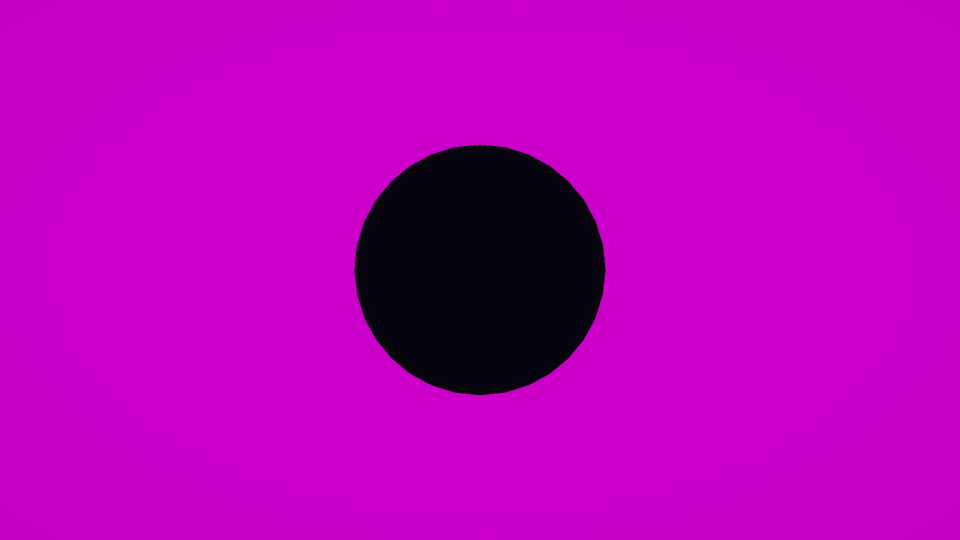
#> input picture SphereTest.png, 1920 x 1080 px (shown at 1/2 size)
$ python -i Batch31LocalPbrImportIntent.py   (imports and definitions only)
#> lines starting #> are read from the running program, lines starting #| are printed output that depends on the picture
#!/usr/bin/env python3
"""Static import-intent audit for Batch31 local PBR source bakes.

This is offline/source evidence only. It does not import Unity assets, create
meta files, edit materials, or claim visual acceptance. The output is a
machine-readable bridge between generated source packages and the later Unity
texture/material owner.
"""

from __future__ import annotations

import argparse
import csv
import datetime as _dt
import hashlib
import json
from dataclasses import asdict, dataclass
from pathlib import Path
from typing import Any

from PIL import Image, ImageChops, ImageStat


EVIDENCE_CLASS = "STATIC_SOURCE"
EVIDENCE_SCOPE = "STATIC_IMAGE_IMPORT_INTENT"
DEFAULT_INDEX = "Docs/GeneratedAssets/Batch31_LocalPBR/Batch31_LocalPBR_INDEX.json"
DEFAULT_OUT_PREFIX = "Docs/AssetAudit/BATCH31_LOCAL_PBR_IMPORT_INTENT_20260605"
EXPECTED_SOURCE_ROOT = Path("Docs/GeneratedAssets/Batch31_LocalPBR")

TARGET_MASK_CONTRACT = (
    "Production _MaskMap ARM R=AO G=Roughness B=Metallic; A is shader-specific "
    "(UberNoir emission/default1, Hecton_Master_Lit reserved/parallax height until owner fixes ARM emission); "
    "Hecton_Master_Lit requires _MasterShadowParams.w=3"
)
SOURCE_MRAO_CONTRACT = "Source package calls map MRAO; playbook allows R=Metallic G=Roughness/Smoothness B=AO A=Emission/Wetness"
SHADER_CONTRACT_EVIDENCE = (
    "Assets/_Project/Scripts/Editor/TextureChannelPacker/HectonMaskChannelPacker.cs:9: current packer contract R=AO G=Roughness B=Metallic A=Emission/default1",
    "Assets/_Project/Scripts/Editor/TextureChannelPacker/HectonArmTextureChannelPacker.cs:1130: mip output writes AO, roughness, metallic, 255",
    "Assets/_Project/Scripts/Editor/HectonMasterMaterialMigrator1615.cs:235,424-435: migrator serializes _MasterShadowParams.w from detected mask semantics; UberNoir _MaskMap -> layout 3 ARM, generic _MaskMap -> layout 1, _MraoMap -> layout 0",
    "Assets/_Project/Art/Shaders/Hecton_Master_Lit.shader:57,241-263: selectable mask layouts; layout 3 decodes ARM R=AO G=Roughness B=Metallic",
    "Static YAML scan: no current .mat/.prefab/.unity/.asset users of Hecton_Master_Lit GUID/name or serialized _MasterShadowParams were found on 2026-06-05",
    "Assets/_Project/Art/Shaders/Hecton_Master_Lit.shader:331-332: emission mask is enabled for layout 2 only; do not claim ARM alpha emission here",
    "Assets/_Project/Art/Shaders/Hecton8_UberNoir.hlsl:1741,1782,1822: _MaskMap ARM decode R=AO G=Roughness B=Metallic A=Emission",
    "Assets/_Project/Art/Shaders/Bakers/Hecton_MraoAtlasLit.shader:7,111-117: _MraoMap decode R=Metallic G=Roughness B=AO A=Emission",
    "Assets/_Project/Art/Shaders/TerrainMaster.shader:539-540,634,640: terrain path uses albedo alpha smoothness, constant metallic, occlusion=1; no packed mask sampler",
)


@dataclass(frozen=True)
class ImportIntent:
    import_role: str
    runtime_import: int
    srgb: int
    color_space: str
    texture_type: str
    standalone_format: str
    android_format: str
    max_size_low: int
    max_size_middle: int
    max_size_high: int
    max_size_ultra: int
    mipmaps: int
    read_write: int
    channel_contract: str


ROLE_INTENTS: dict[str, ImportIntent] = {
    "albedo": ImportIntent(
        import_role="Albedo",
        runtime_import=1,
        srgb=1,
        color_space="sRGB",
        texture_type="Default",
        standalone_format="BC7",
        android_format="ASTC_6x6",
        max_size_low=1024,
        max_size_middle=2048,
        max_size_high=2048,
        max_size_ultra=2048,
        mipmaps=1,
        read_write=0,
        channel_contract="Base color only; no baked lighting; no direct highlights.",
    ),
    "normal": ImportIntent(
        import_role="Normal",
        runtime_import=1,
        srgb=0,
        color_space="Linear",
        texture_type="NormalMap",
        standalone_format="BC5",
        android_format="ASTC_6x6",
        max_size_low=1024,
        max_size_middle=2048,
        max_size_high=2048,
        max_size_ultra=2048,
        mipmaps=1,
        read_write=0,
        channel_contract="Tangent normal, linear, BC5 where supported.",
    ),
    "mrao": ImportIntent(
        import_role="PackedMask",
        runtime_import=0,
        srgb=0,
        color_space="Linear",
        texture_type="Default",
        standalone_format="BC7",
        android_format="ASTC_6x6",
        max_size_low=1024,
        max_size_middle=2048,
        max_size_high=2048,
        max_size_ultra=2048,
        mipmaps=1,
        read_write=0,
        channel_contract=f"BLOCKED_CHANNEL_SEMANTICS: {SOURCE_MRAO_CONTRACT}; target route says {TARGET_MASK_CONTRACT}.",
    ),
    "height": ImportIntent(
        import_role="HeightSource",
        runtime_import=0,
        srgb=0,
        color_space="Linear",
        texture_type="Default",
        standalone_format="BC4_or_BC7_after_shader_owner",
        android_format="ASTC_6x6_after_shader_owner",
        max_size_low=1024,
        max_size_middle=2048,
        max_size_high=2048,
        max_size_ultra=2048,
        mipmaps=1,
        read_write=0,
        channel_contract="Offline source for normal/parallax/wear only until shader route explicitly consumes height.",
    ),
    "source_crop": ImportIntent(
        import_role="SourceReference",
        runtime_import=0,
        srgb=1,
        color_space="sRGB",
        texture_type="ReferenceOnly",
        standalone_format="DO_NOT_IMPORT_AS_RUNTIME_TEXTURE",
        android_format="DO_NOT_IMPORT_AS_RUNTIME_TEXTURE",
        max_size_low=0,
        max_size_middle=0,
        max_size_high=0,
        max_size_ultra=0,
        mipmaps=0,
        read_write=0,
        channel_contract="Reference crop only.",
    ),
    "tile2x2": ImportIntent(
        import_role="TilePreview",
        runtime_import=0,
        srgb=1,
        color_space="sRGB",
        texture_type="ReferenceOnly",
        standalone_format="DO_NOT_IMPORT_AS_RUNTIME_TEXTURE",
        android_format="DO_NOT_IMPORT_AS_RUNTIME_TEXTURE",
        max_size_low=0,
        max_size_middle=0,
        max_size_high=0,
        max_size_ultra=0,
        mipmaps=0,
        read_write=0,
        channel_contract="2x2 seam preview only.",
    ),
    "normal_tile2x2": ImportIntent(
        import_role="NormalTilePreview",
        runtime_import=0,
        srgb=0,
        color_space="Linear",
        texture_type="ReferenceOnly",
        standalone_format="DO_NOT_IMPORT_AS_RUNTIME_TEXTURE",
        android_format="DO_NOT_IMPORT_AS_RUNTIME_TEXTURE",
        max_size_low=0,
        max_size_middle=0,
        max_size_high=0,
        max_size_ultra=0,
        mipmaps=0,
        read_write=0,
        channel_contract="2x2 normal seam preview only.",
    ),
}


@dataclass
class TextureRow:
    package_id: str
    role_key: str
    import_role: str
    path: str
    exists: int
    sha256_expected: str
    sha256_actual: str
    sha256_match: int
    width: int
    height: int
    mode: str
    bands: str
    runtime_import: int
    srgb: int
    color_space: str
    texture_type: str
    standalone_format: str
    android_format: str
    max_size_low: int
    max_size_middle: int
    max_size_high: int
    max_size_ultra: int
    mipmaps: int
    read_write: int
    channel_contract: str
    channel_min: str
    channel_max: str
    channel_mean: str
    channel_range: str
    channel_pair_delta: str
    luminance_mean: float
    luminance_min: int
    luminance_max: int
    luminance_black_pct: float
    luminance_white_pct: float
    verdict: str
    issues: str
    warnings: str


class ImportIntentError(ValueError):
    pass


# [26 lines left out: functions rel, sha256, resolve_index_output_path, not called in this run]


def compact_numbers(values: list[float], decimals: int = 3) -> str:
    return ";".join(f"{value:.{decimals}f}" for value in values)


def luminance_clip_stats(image: Image.Image) -> tuple[float, int, int, float, float]:
    gray = image.convert("L")
    stat = ImageStat.Stat(gray)
    extrema = gray.getextrema()
    values = list(gray.getdata())
    count = max(1, len(values))
    black = sum(1 for value in values if value <= 1) * 100.0 / count
    white = sum(1 for value in values if value >= 254) * 100.0 / count
    return round(float(stat.mean[0]), 3), int(extrema[0]), int(extrema[1]), round(black, 3), round(white, 3)


def channel_pair_delta(image: Image.Image) -> str:
    rgba = image.convert("RGBA")
    channels = rgba.split()
    names = ("R", "G", "B", "A")
    deltas: list[str] = []
    for left_index in range(len(channels)):
        for right_index in range(left_index + 1, len(channels)):
            diff = ImageChops.difference(channels[left_index], channels[right_index])
            mean = float(ImageStat.Stat(diff).mean[0])
            deltas.append(f"{names[left_index]}{names[right_index]}={mean:.3f}")
    return ";".join(deltas)


def image_metrics(path: Path) -> dict[str, Any]:
#> called with path = '../SphereTest.png'
    with Image.open(path) as image:
#> image is the input picture: PIL image 1920x1080 RGB; mean R, G, B 183.3, 0.3, 182.1
        image.load()
        rgba = image.convert("RGBA")
        stat = ImageStat.Stat(rgba)
        minima = [float(item[0]) for item in stat.extrema]
#> minima = [2, 0, 11, 255]
        maxima = [float(item[1]) for item in stat.extrema]
#> maxima = [211, 9, 211, 255]
        means = [float(item) for item in stat.mean]
#> means = [183.3, 0.323, 182.1, 255]
        ranges = [maxima[index] - minima[index] for index in range(len(minima))]
#> ranges = [209, 9, 200, 0]
        lum_mean, lum_min, lum_max, black_pct, white_pct = luminance_clip_stats(rgba)
#> in luminance_clip_stats, `gray = image.convert("L")`:
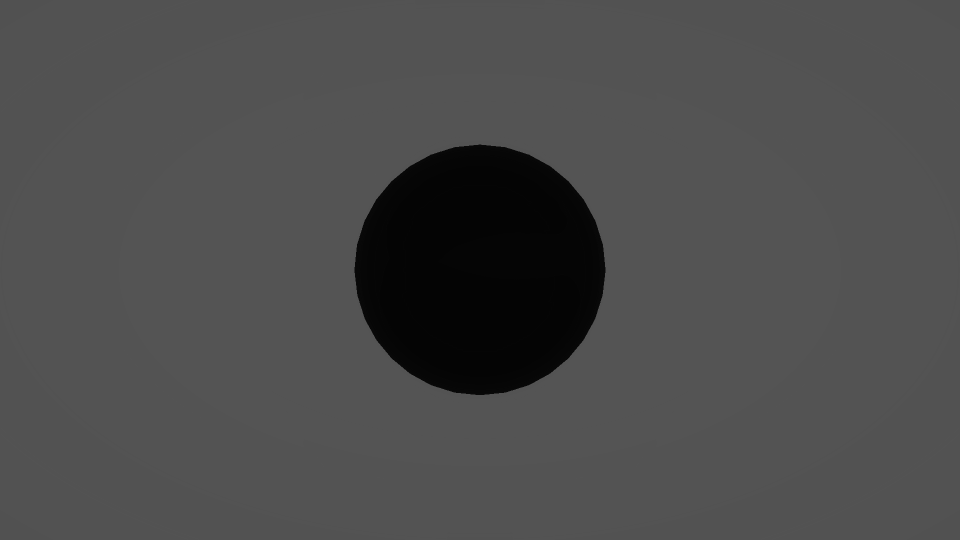
#> gray: PIL image 1920x1080 L (shown at 1/2 size); min 4, max 87, mean 75.7
#> in luminance_clip_stats, `extrema = gray.getextrema()`: extrema = (4, 87)
#> in luminance_clip_stats, `values = list(gray.getdata())`: values = 2073600 items
#> in luminance_clip_stats, `count = max(1, len(values))`: count = 2073600
#> in luminance_clip_stats, `black = sum(1 for value in values if value <= 1) * 100.0 / count`: black = 0
#> lum_mean = 75.72; lum_min = 4; lum_max = 87; black_pct = 0; white_pct = 0
        return {
            "width": int(image.width),
            "height": int(image.height),
            "mode": image.mode,
            "bands": "".join(image.getbands()),
            "min": compact_numbers(minima, 1),
            "max": compact_numbers(maxima, 1),
            "mean": compact_numbers(means, 3),
            "range": compact_numbers(ranges, 1),
            "pair_delta": channel_pair_delta(rgba),
            "luminance_mean": lum_mean,
            "luminance_min": lum_min,
            "luminance_max": lum_max,
            "luminance_black_pct": black_pct,
            "luminance_white_pct": white_pct,
            "ranges": ranges,
            "means": means,
        }
#> the loop in channel_pair_delta, `for left_index in range(len(channels)):` made 4 passes
#> after the loop in channel_pair_delta, `for left_index in range(len(channels)):`:
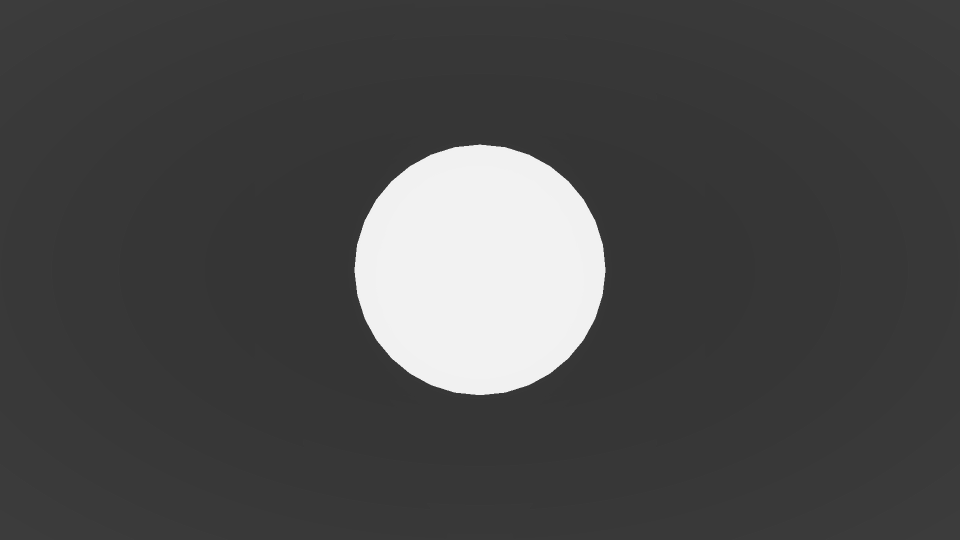
#> diff: PIL image 1920x1080 L (shown at 1/2 size); min 44, max 244, mean 72.9
#> after the loop in channel_pair_delta, `for left_index in range(len(channels)):`: deltas = ['RG=183.033', 'RB=2.950', 'RA=71.661', 'GB=181.762', 'GA=254.677', 'BA=72.916']


# [216 lines left out: functions add_role_warnings, row_for_output, package_dimension_issues, build_report, write_csv, not called in this run]


def write_json(path: Path, report: dict[str, Any]) -> None:
    path.parent.mkdir(parents=True, exist_ok=True)
    path.write_text(json.dumps(report, indent=2, ensure_ascii=False), encoding="utf-8")


# [119 lines left out: functions write_markdown, main, not called in this run]


# [2 lines not run here, left out]

>>> result = image_metrics('../SphereTest.png')
#> result = 16 items
